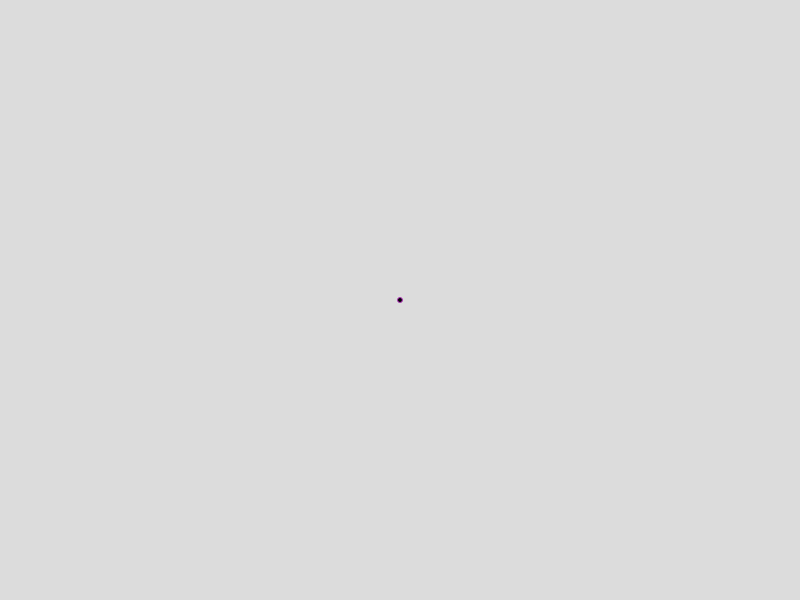
Frame 1 (no input)
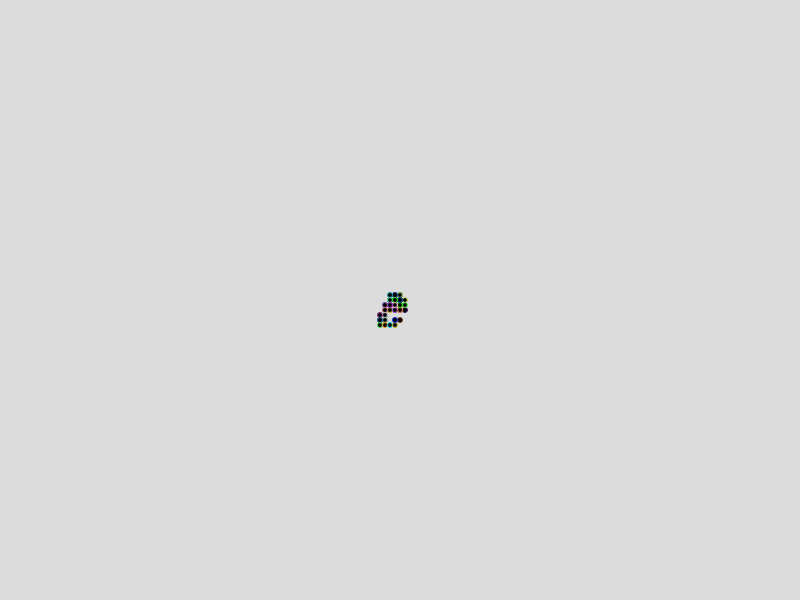
Frame 60 (no input)
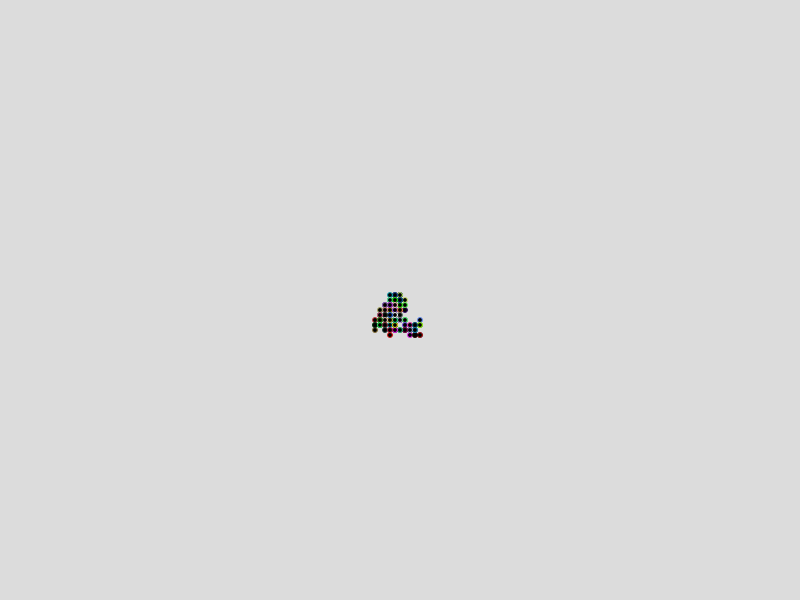
Frame 120 (the mouse pressed at the canvas centre since frame 60)

The p5.js sketch that drew these frames (run headless with seeded random() and noise() and a simulated clock; from frame 60 on, the mouse is pressed at the canvas centre):

// p5.js sketch
// ── sketch.js
let walker;

function setup() {
  createCanvas(800, 600);
  
  background(220);
  walker = new Walker(width / 2, height / 2);
}

function draw() {
  walker.display();
  walker.step();
}

function generateRandomColor() {
    // Generate random values for red, green, and blue components
    let r = random(255);
    let g = random(255);
    let b = random(255);
    
    // Create and return a color using the random values
    return color(r, g, b);
  }

class Walker {
  constructor(x, y) {
    this.x = x;
    this.y = y;
  }

  display() {
    fill(0);
    stroke(generateRandomColor());
    ellipse(this.x, this.y, 5, 5);
  }

  step() {
    let choice = floor(random(4));

    if (choice === 0) {
      this.x+=5;
    } else if (choice === 1) {
      this.x-=5;
    } else if (choice === 2) {
      this.y+=5;
    } else {
      this.y-=5;
    }

    this.x = constrain(this.x, 0, width - 1);
    this.y = constrain(this.y, 0, height - 1);
  }
}
